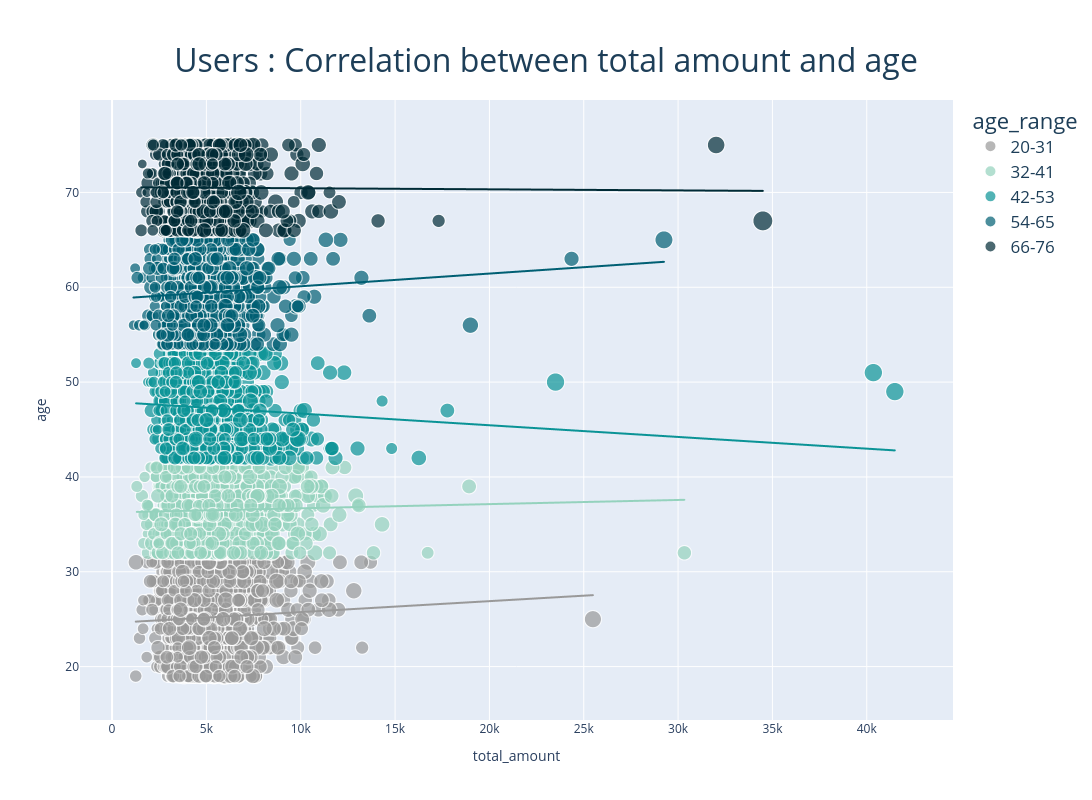

Notebook code cell kept with this figure:
### Code cell
# Visualaze correlation between total amount and age users

graphic_h = px.scatter(df_h, x = "total_amount" , y = "age" ,size = "avg_amount" , color = "age_range", hover_name = "full_name", trendline="ols",
                       color_discrete_sequence = ["#999999", "#94D2BD", "#0A9396", "#005F73", "#002B36"], title= "Users : Correlation between total amount and age ")

graphic_h.update_layout( width=1400, height=800)

graphic_h.update_layout(title_font_color="#1d3e58",
                        title={"text": "Users : Correlation between total amount and age ","x": 0.5,"xanchor": "center",
                             "yanchor": "top","font": {"size": 32,"color": "#1d3e58" }},
                             
                             legend=dict(font=dict(size=17, color="#1d3e58"),
                                                  title_font=dict(size=22, color="#1d3e58")))
graphic_h.write_html("Images_Plotly/graphic_h.html")
graphic_h.show()

### Figure 1 — Plotly figure (JSON) as saved in the notebook; plotly's stock layout.template omitted (floating-point values rounded to 4 significant figures; data arrays with more than 128 entries replaced by an {"elided": "..."} marker saying what was removed)
{"data": [{"hovertemplate": "<b>%{hovertext}</b><br><br>age_range=20-31<br>total_amount=%{x}<br>age=%{y}<br>avg_amount=%{marker.size}<extra></extra>", "hovertext": {"elided": "1156 str values"}, "legendgroup": "20-31", "marker": {"color": "#999999", "size": {"elided": "1156 float values"}, "sizemode": "area", "sizeref": 1.306, "symbol": "circle"}, "mode": "markers", "name": "20-31", "showlegend": true, "type": "scattergl", "x": {"elided": "1156 float values"}, "xaxis": "x", "y": {"elided": "1156 int values"}, "yaxis": "y"}, {"hovertemplate": "<b>OLS trendline</b><br>age = 0.00011524 * total_amount + 24.5982<br>R<sup>2</sup>=0.003305<br><br>age_range=20-31<br>total_amount=%{x}<br>age=%{y} <b>(trend)</b><extra></extra>", "legendgroup": "20-31", "marker": {"color": "#999999", "symbol": "circle"}, "mode": "lines", "name": "20-31", "showlegend": false, "type": "scattergl", "x": {"elided": "1156 float values"}, "xaxis": "x", "y": {"elided": "1156 float values"}, "yaxis": "y"}, {"hovertemplate": "<b>%{hovertext}</b><br><br>age_range=32-41<br>total_amount=%{x}<br>age=%{y}<br>avg_amount=%{marker.size}<extra></extra>", "hovertext": {"elided": "973 str values"}, "legendgroup": "32-41", "marker": {"color": "#94D2BD", "size": {"elided": "973 float values"}, "sizemode": "area", "sizeref": 1.306, "symbol": "circle"}, "mode": "markers", "name": "32-41", "showlegend": true, "type": "scattergl", "x": {"elided": "973 float values"}, "xaxis": "x", "y": {"elided": "973 int values"}, "yaxis": "y"}, {"hovertemplate": "<b>OLS trendline</b><br>age = 4.39371e-05 * total_amount + 36.255<br>R<sup>2</sup>=0.001153<br><br>age_range=32-41<br>total_amount=%{x}<br>age=%{y} <b>(trend)</b><extra></extra>", "legendgroup": "32-41", "marker": {"color": "#94D2BD", "symbol": "circle"}, "mode": "lines", "name": "32-41", "showlegend": false, "type": "scattergl", "x": {"elided": "973 float values"}, "xaxis": "x", "y": {"elided": "973 float values"}, "yaxis": "y"}, {"hovertemplate": "<b>%{hovertext}</b><br><br>age_range=42-53<br>total_amount=%{x}<br>age=%{y}<br>avg_amount=%{marker.size}<extra></extra>", "hovertext": {"elided": "1019 str values"}, "legendgroup": "42-53", "marker": {"color": "#0A9396", "size": {"elided": "1019 float values"}, "sizemode": "area", "sizeref": 1.306, "symbol": "circle"}, "mode": "markers", "name": "42-53", "showlegend": true, "type": "scattergl", "x": {"elided": "1019 float values"}, "xaxis": "x", "y": {"elided": "1019 int values"}, "yaxis": "y"}, {"hovertemplate": "<b>OLS trendline</b><br>age = -0.000123402 * total_amount + 47.9181<br>R<sup>2</sup>=0.007866<br><br>age_range=42-53<br>total_amount=%{x}<br>age=%{y} <b>(trend)</b><extra></extra>", "legendgroup": "42-53", "marker": {"color": "#0A9396", "symbol": "circle"}, "mode": "lines", "name": "42-53", "showlegend": false, "type": "scattergl", "x": {"elided": "1019 float values"}, "xaxis": "x", "y": {"elided": "1019 float values"}, "yaxis": "y"}, {"hovertemplate": "<b>%{hovertext}</b><br><br>age_range=54-65<br>total_amount=%{x}<br>age=%{y}<br>avg_amount=%{marker.size}<extra></extra>", "hovertext": {"elided": "990 str values"}, "legendgroup": "54-65", "marker": {"color": "#005F73", "size": {"elided": "990 float values"}, "sizemode": "area", "sizeref": 1.306, "symbol": "circle"}, "mode": "markers", "name": "54-65", "showlegend": true, "type": "scattergl", "x": {"elided": "990 float values"}, "xaxis": "x", "y": {"elided": "990 int values"}, "yaxis": "y"}, {"hovertemplate": "<b>OLS trendline</b><br>age = 0.000133877 * total_amount + 58.7673<br>R<sup>2</sup>=0.005747<br><br>age_range=54-65<br>total_amount=%{x}<br>age=%{y} <b>(trend)</b><extra></extra>", "legendgroup": "54-65", "marker": {"color": "#005F73", "symbol": "circle"}, "mode": "lines", "name": "54-65", "showlegend": false, "type": "scattergl", "x": {"elided": "990 float values"}, "xaxis": "x", "y": {"elided": "990 float values"}, "yaxis": "y"}, {"hovertemplate": "<b>%{hovertext}</b><br><br>age_range=66-76<br>total_amount=%{x}<br>age=%{y}<br>avg_amount=%{marker.size}<extra></extra>", "hovertext": {"elided": "862 str values"}, "legendgroup": "66-76", "marker": {"color": "#002B36", "size": {"elided": "862 float values"}, "sizemode": "area", "sizeref": 1.306, "symbol": "circle"}, "mode": "markers", "name": "66-76", "showlegend": true, "type": "scattergl", "x": {"elided": "862 float values"}, "xaxis": "x", "y": {"elided": "862 int values"}, "yaxis": "y"}, {"hovertemplate": "<b>OLS trendline</b><br>age = -1.13778e-05 * total_amount + 70.556<br>R<sup>2</sup>=0.000073<br><br>age_range=66-76<br>total_amount=%{x}<br>age=%{y} <b>(trend)</b><extra></extra>", "legendgroup": "66-76", "marker": {"color": "#002B36", "symbol": "circle"}, "mode": "lines", "name": "66-76", "showlegend": false, "type": "scattergl", "x": {"elided": "862 float values"}, "xaxis": "x", "y": {"elided": "862 float values"}, "yaxis": "y"}], "layout": {"height": 800, "legend": {"font": {"color": "#1d3e58", "size": 17}, "itemsizing": "constant", "title": {"font": {"color": "#1d3e58", "size": 22}, "text": "age_range"}, "tracegroupgap": 0}, "title": {"font": {"color": "#1d3e58", "size": 32}, "text": "Users : Correlation between total amount and age ", "x": 0.5, "xanchor": "center", "yanchor": "top"}, "width": 1400, "xaxis": {"anchor": "y", "domain": [0, 1], "title": {"text": "total_amount"}}, "yaxis": {"anchor": "x", "domain": [0, 1], "title": {"text": "age"}}}}
